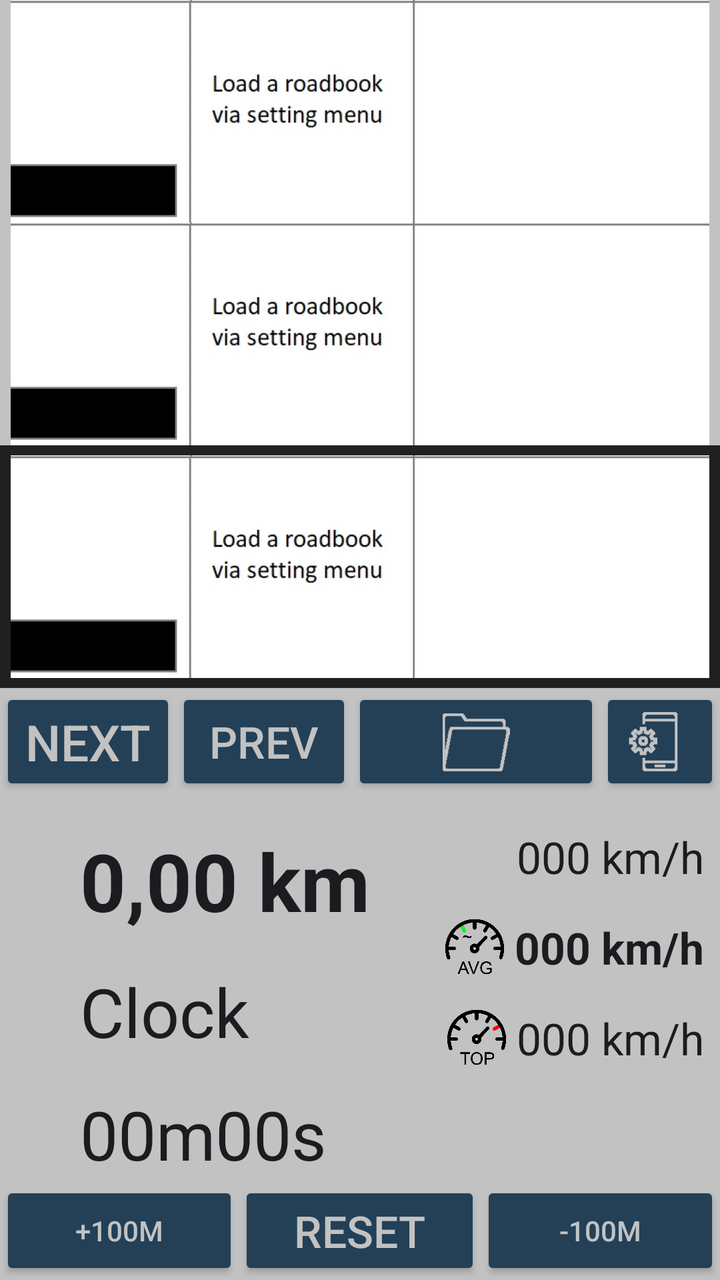
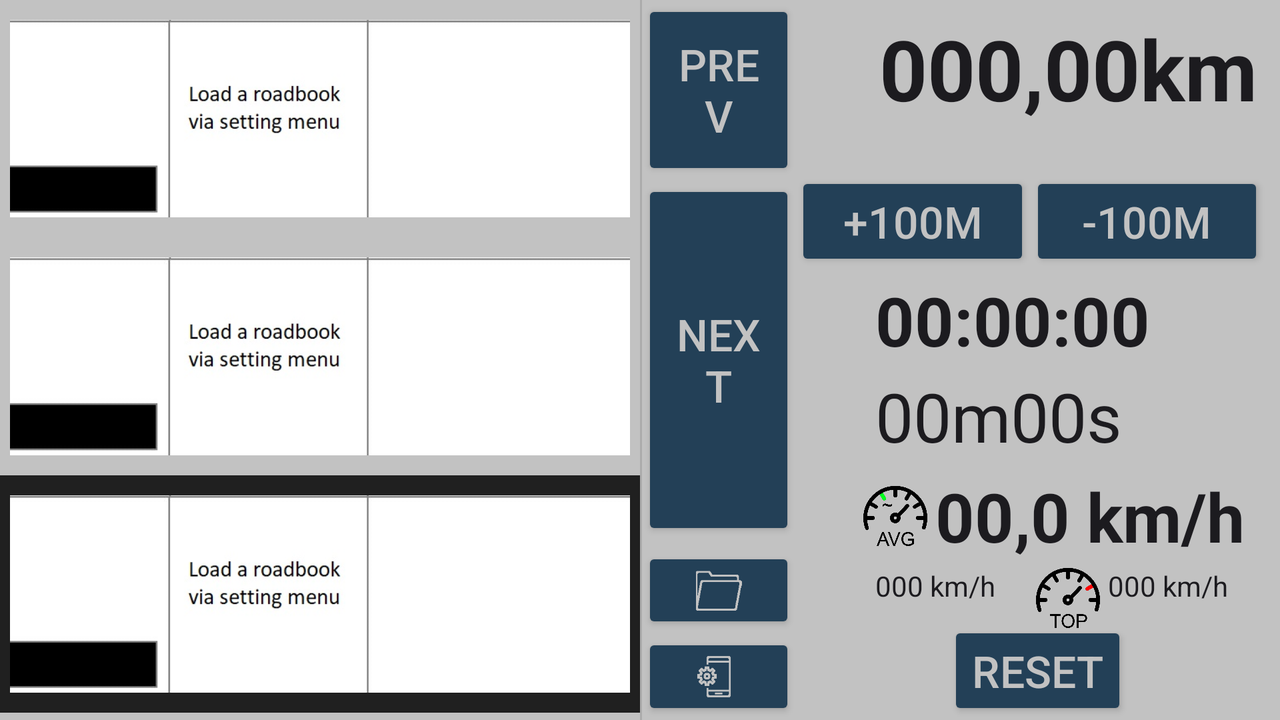

Compare how this app lays out the same screen by default and in its alternative resource folder. The renders come first, then the two layout files and the values they reference.
<!-- AndroidManifest.xml: application theme Theme.Rallye_Dashboard_kt -->
<!-- res/layout/activity_main.xml -->
<?xml version="1.0" encoding="utf-8"?>
<layout xmlns:android="http://schemas.android.com/apk/res/android"
    xmlns:app="http://schemas.android.com/apk/res-auto"
    xmlns:tools="http://schemas.android.com/tools">

<androidx.constraintlayout.widget.ConstraintLayout
    android:layout_width="match_parent"
    android:layout_height="match_parent"
    android:background="#c2c2c2"
    tools:context=".MainActivity">
    <ImageView
        android:id="@+id/imageCaseA"
        android:layout_width="0dp"
        android:layout_height="wrap_content"
        android:contentDescription="@string/img_caseA"
        android:paddingHorizontal="5dp"
        android:scaleType="fitCenter"
        android:adjustViewBounds="true"
        android:src="@drawable/case_empty"
        app:layout_constraintEnd_toEndOf="parent"
        app:layout_constraintStart_toStartOf="parent"
        app:layout_constraintTop_toTopOf="parent" />

    <ImageView
        android:id="@+id/imageCaseB"
        android:layout_width="0dp"
        android:layout_height="wrap_content"
        android:contentDescription="@string/img_caseB"
        android:paddingHorizontal="5dp"
        android:scaleType="fitCenter"
        android:adjustViewBounds="true"
        android:src="@drawable/case_empty"
        app:layout_constraintEnd_toEndOf="parent"
        app:layout_constraintStart_toStartOf="parent"
        app:layout_constraintTop_toBottomOf="@+id/imageCaseA" />


    <ImageView
        android:id="@+id/imageCaseC"
        android:layout_width="0dp"
        android:layout_height="wrap_content"
        android:background="#202020"
        android:contentDescription="@string/img_caseC"
        android:paddingHorizontal="5dp"
        android:paddingVertical="5dp"
        android:scaleType="fitCenter"
        android:adjustViewBounds="true"
        android:src="@drawable/case_empty"
        app:layout_constraintEnd_toEndOf="parent"
        app:layout_constraintStart_toStartOf="parent"
        app:layout_constraintTop_toBottomOf="@+id/imageCaseB" />

    <LinearLayout
        android:id="@+id/buttonsBar"
        android:layout_width="match_parent"
        android:layout_height="wrap_content"
        android:orientation="horizontal"
        app:layout_constraintStart_toStartOf="parent"
        app:layout_constraintEnd_toEndOf="parent"
        app:layout_constraintTop_toBottomOf="@+id/imageCaseC">

        <Button
            android:id="@+id/btPageDown"
            style="@style/Custom_button.XL"
            android:layout_width="wrap_content"
            android:layout_height="wrap_content"

            android:layout_gravity="center_horizontal"
            android:singleLine="true"
            android:text="@string/button_next" />

        <Button
            android:id="@+id/btPageUp"
            style="@style/Custom_button.L"
            android:layout_width="wrap_content"
            android:layout_height="match_parent"

            android:layout_gravity="center_horizontal"
            android:singleLine="true"
            android:text="@string/button_prev" />

        <ImageButton
            android:id="@+id/btSelectRoadbook"
            style="@style/Custom_button"
            android:scaleType="fitCenter"
            android:layout_width="wrap_content"
            android:layout_height="match_parent"
            android:layout_weight="0"
            android:keepScreenOn="true"
            android:text="@string/button_open_roadbook_ld"
            android:src="@drawable/opened_folder"
            app:tint="@color/background" />

        <ImageButton
            android:id="@+id/btOpenConfig"
            style="@style/Custom_button"
            android:scaleType="fitCenter"
            android:layout_width="wrap_content"
            android:layout_height="match_parent"
            android:layout_weight="0"
            android:keepScreenOn="true"
            android:text="@string/button_open_setup"
            android:src="@drawable/setup"
            app:tint="@color/background" />
    </LinearLayout>

    <ImageView
        android:id="@+id/imgOdometer"
        android:layout_width="0dp"
        android:layout_height="0dp"
        android:layout_marginStart="8dp"
        android:layout_marginEnd="4dp"
        android:scaleType="fitCenter"
        app:layout_constraintBottom_toBottomOf="@id/txtOdometer"
        app:layout_constraintEnd_toStartOf="@id/txtOdometer"
        app:layout_constraintStart_toStartOf="parent"
        app:layout_constraintTop_toTopOf="@id/txtOdometer"
        app:srcCompat="@drawable/counter" />

    <TextView
        android:id="@+id/txtOdometer"
        android:layout_width="wrap_content"
        android:layout_height="wrap_content"
        android:layout_marginStart="40dp"
        android:layout_marginTop="16dp"
        android:textStyle="bold"
        android:text="0,00 km"
        android:textAppearance="@style/TextAppearance.XXLarge"
        app:layout_constraintStart_toStartOf="parent"
        app:layout_constraintTop_toBottomOf="@+id/buttonsBar" />


    <ImageView
        android:id="@+id/imgClock"
        android:layout_width="0dp"
        android:layout_height="0dp"
        android:layout_marginStart="8dp"
        android:layout_marginEnd="4dp"
        android:scaleType="fitCenter"
        app:layout_constraintBottom_toBottomOf="@id/txtCurrentTime"
        app:layout_constraintEnd_toStartOf="@id/txtCurrentTime"
        app:layout_constraintStart_toStartOf="parent"
        app:layout_constraintTop_toTopOf="@id/txtCurrentTime"
        app:srcCompat="@drawable/clock" />

    <TextView
        android:id="@+id/txtCurrentTime"
        android:layout_width="wrap_content"
        android:layout_height="wrap_content"
        android:layout_marginStart="40dp"
        android:layout_marginTop="16dp"
        android:text="Clock"
        android:textAppearance="@style/TextAppearance.XLarge"
        app:layout_constraintStart_toStartOf="parent"
        app:layout_constraintTop_toBottomOf="@+id/txtOdometer" />

    <ImageView
        android:id="@+id/imgTimer"
        android:layout_width="0dp"
        android:layout_height="0dp"
        android:layout_marginStart="8dp"
        android:layout_marginEnd="4dp"
        android:scaleType="fitCenter"
        app:layout_constraintBottom_toBottomOf="@id/txtTimer"
        app:layout_constraintEnd_toStartOf="@id/txtTimer"
        app:layout_constraintStart_toStartOf="parent"
        app:layout_constraintTop_toTopOf="@id/txtTimer"
        app:srcCompat="@drawable/timer" />

    <TextView
        android:id="@+id/txtTimer"
        android:layout_width="wrap_content"
        android:layout_height="wrap_content"
        android:layout_marginStart="40dp"
        android:layout_marginTop="16dp"
        android:text="00m00s"
        android:textAppearance="@style/TextAppearance.XLarge"
        app:layout_constraintStart_toStartOf="parent"
        app:layout_constraintTop_toBottomOf="@+id/txtCurrentTime" />


    

    <ImageView
        android:id="@+id/imgSpeed"
        android:layout_width="32dp"
        android:layout_height="0dp"
        android:layout_marginEnd="4dp"
        android:scaleType="fitCenter"
        app:layout_constraintBottom_toBottomOf="@id/txtSpeedOMeter"
        app:layout_constraintEnd_toStartOf="@id/txtSpeedOMeter"
        app:layout_constraintTop_toTopOf="@id/txtSpeedOMeter"
        app:srcCompat="@drawable/speedometer" />

    <TextView
        android:id="@+id/txtSpeedOMeter"
        android:layout_width="wrap_content"
        android:layout_height="wrap_content"
        android:layout_marginTop="16dp"
        android:layout_marginEnd="8dp"
        android:text="000 km/h"
        android:textAppearance="@style/TextAppearance.AppCompat.Large"
        app:layout_constraintEnd_toEndOf="parent"
        app:layout_constraintTop_toBottomOf="@+id/buttonsBar" />

    <ImageView
        android:id="@+id/imgAVGSpeed"
        android:layout_width="32dp"
        android:layout_height="0dp"
        android:layout_marginEnd="4dp"
        android:scaleType="fitCenter"
        app:layout_constraintBottom_toBottomOf="@id/txtAVGSpeed"
        app:layout_constraintEnd_toStartOf="@id/txtAVGSpeed"
        app:layout_constraintTop_toTopOf="@id/txtAVGSpeed"
        app:srcCompat="@drawable/speedometer_avg" />

    <TextView
        android:id="@+id/txtAVGSpeed"
        android:layout_width="wrap_content"
        android:layout_height="wrap_content"
        android:layout_marginTop="16dp"
        android:layout_marginEnd="8dp"
        android:text="000 km/h"
        android:textStyle="bold"
        android:textAppearance="@style/TextAppearance.AppCompat.Large"
        app:layout_constraintEnd_toEndOf="parent"
        app:layout_constraintTop_toBottomOf="@+id/txtSpeedOMeter" />

    <ImageView
        android:id="@+id/imgTOPSpeed"
        android:layout_width="32dp"
        android:layout_height="0dp"
        android:layout_marginEnd="4dp"
        android:scaleType="fitCenter"
        app:layout_constraintBottom_toBottomOf="@id/txtTOPSpeed"
        app:layout_constraintEnd_toStartOf="@id/txtTOPSpeed"
        app:layout_constraintTop_toTopOf="@id/txtTOPSpeed"
        app:srcCompat="@drawable/speedometer_top" />

    <TextView
        android:id="@+id/txtTOPSpeed"
        android:layout_width="wrap_content"
        android:layout_height="wrap_content"
        android:layout_marginTop="16dp"
        android:layout_marginEnd="8dp"
        android:text="000 km/h"
        android:textAppearance="@style/TextAppearance.AppCompat.Large"
        app:layout_constraintEnd_toEndOf="parent"
        app:layout_constraintTop_toBottomOf="@+id/txtAVGSpeed" />

    <LinearLayout
        android:id="@+id/buttonsBar2"
        android:layout_width="match_parent"
        android:layout_height="wrap_content"
        android:orientation="horizontal"
        app:layout_constraintStart_toStartOf="parent"
        app:layout_constraintEnd_toEndOf="parent"
        app:layout_constraintBottom_toBottomOf="parent">

        <Button
            android:id="@+id/btIncreaseDist"
            style="@style/Custom_button"
            android:layout_width="wrap_content"
            android:layout_height="match_parent"
            android:layout_weight="1"
            android:text="@string/button_increase_dist" />

        <Button
            android:id="@+id/btRAZ"
            style="@style/Custom_button.L"
            android:layout_width="wrap_content"
            android:layout_height="wrap_content"
            android:layout_weight="1"
            android:text="@string/button_raz" />

        <Button
            android:id="@+id/btDecreaseDist"
            style="@style/Custom_button"
            android:layout_width="wrap_content"
            android:layout_height="match_parent"
            android:layout_weight="1"
            android:keepScreenOn="true"
            android:text="@string/button_decrease_dist" />
    </LinearLayout>

</androidx.constraintlayout.widget.ConstraintLayout>

</layout>
<!-- resources referenced by this layout -->
<resources>
  <color name="background">#c2c2c2</color>
  <!-- drawable case_empty: jpg bitmap (drawable, 15719 bytes) -->
  <!-- drawable opened_folder: png bitmap (drawable, 1141 bytes) -->
  <!-- drawable setup: png bitmap (drawable, 1224 bytes) -->
  <!-- drawable speedometer_avg: png bitmap (drawable, 27672 bytes) -->
  <!-- drawable speedometer_top: png bitmap (drawable, 24260 bytes) -->
  <string name="button_decrease_dist">-100M</string>
  <string name="button_increase_dist">+100M</string>
  <string name="button_next">Next</string>
  <string name="button_open_roadbook_ld">Open RB</string>
  <string name="button_open_setup">Open Configuration</string>
  <string name="button_prev">Prev</string>
  <string name="button_raz">RESET</string>
  <string name="img_caseA">Top case</string>
  <string name="img_caseB">Middle case</string>
  <string name="img_caseC">Bottom case</string>
  <style name="Custom_button" parent="@style/Widget.AppCompat.Button">
          <item name="android:textColor">@color/button_text</item>
          <item name="backgroundColor">@color/dark_blue</item>
          <item name="backgroundTint">@color/dark_blue</item>
          <item name="singleLine">true</item>
      </style>
  <style name="Custom_button.L" parent="Custom_button">
          <item name="android:textSize">22sp</item>
      </style>
  <style name="Custom_button.XL" parent="Custom_button">
          <item name="android:textSize">25sp</item>
      </style>
  <style name="TextAppearance.XLarge" parent="TextAppearance.AppCompat.Large">
          <item name="android:textSize">34sp</item>
      </style>
  <style name="TextAppearance.XXLarge" parent="TextAppearance.AppCompat.Large">
          <item name="android:textSize">40sp</item>
      </style>
  <style name="Theme.Rallye_Dashboard_kt" parent="Base.Theme.Rallye_Dashboard_kt" />
  <color name="button_text">#c2c2c2</color>
  <color name="dark_blue">#234057</color>
  <style name="Base.Theme.Rallye_Dashboard_kt" parent="Theme.Material3.DayNight.NoActionBar">
          
          <item name="colorPrimary">@color/dark_blue</item>
          <item name="colorPrimaryVariant">@color/light_blue</item>
      </style>
  <color name="light_blue">#3A5466</color>
</resources>
<!-- res/layout-land/activity_main.xml (the author's variant of the layout above) -->
<!-- drawn on the phone turned sideways -->
<?xml version="1.0" encoding="utf-8"?>
<layout xmlns:android="http://schemas.android.com/apk/res/android"
    xmlns:app="http://schemas.android.com/apk/res-auto"
    xmlns:tools="http://schemas.android.com/tools">

    <androidx.constraintlayout.widget.ConstraintLayout
        android:id="@+id/MainLayout"
        android:layout_width="match_parent"
        android:layout_height="match_parent"
        android:background="@color/background"
        tools:context=".MainActivity">

        <androidx.constraintlayout.widget.ConstraintLayout
            android:id="@+id/caseLayout"
            android:layout_width="0dp"
            android:layout_height="match_parent"
            android:orientation="vertical"
            app:layout_constraintBottom_toBottomOf="parent"
            app:layout_constraintStart_toStartOf="parent"
            app:layout_constraintTop_toTopOf="parent"
            app:layout_constraintWidth_default="percent"
            app:layout_constraintWidth_percent="0.5">

            <ImageView
                android:id="@+id/imageCaseA"
                android:layout_width="match_parent"
                android:layout_height="0dp"
                android:adjustViewBounds="true"
                android:background="@color/background"

                android:contentDescription="@string/img_caseA"
                android:paddingHorizontal="5dp"
                android:paddingVertical="5dp"
                android:scaleType="fitCenter"
                android:src="@drawable/case_empty"

                app:layout_constrainedHeight="true"
                app:layout_constraintHeight_default="percent"
                app:layout_constraintHeight_percent="0.33"
                app:layout_constraintTop_toTopOf="parent" />

            <ImageView
                android:id="@+id/imageCaseB"
                android:layout_width="match_parent"
                android:layout_height="match_parent"
                android:adjustViewBounds="true"

                android:background="@color/background"
                android:contentDescription="@string/img_caseB"
                android:paddingHorizontal="5dp"
                android:paddingVertical="5dp"
                android:scaleType="fitCenter"
                android:src="@drawable/case_empty"

                app:layout_constrainedHeight="true"
                app:layout_constraintHeight_default="percent"
                app:layout_constraintHeight_percent="0.33"
                app:layout_constraintTop_toBottomOf="@id/imageCaseA" />

            <ImageView
                android:id="@+id/imageCaseC"
                android:layout_width="match_parent"
                android:layout_height="match_parent"
                android:adjustViewBounds="true"

                android:background="@color/main_case"

                android:contentDescription="@string/img_caseC"
                android:paddingHorizontal="5dp"
                android:paddingVertical="5dp"
                android:scaleType="fitCenter"
                android:src="@drawable/case_empty"

                app:layout_constrainedHeight="true"
                app:layout_constraintHeight_default="percent"
                app:layout_constraintHeight_percent="0.33"
                app:layout_constraintTop_toBottomOf="@id/imageCaseB" />

        </androidx.constraintlayout.widget.ConstraintLayout>

        <View
            android:id="@+id/divider"
            android:layout_width="1dp"
            android:layout_height="match_parent"
            android:background="?android:attr/listDivider"
            app:layout_constraintBottom_toBottomOf="parent"
            app:layout_constraintStart_toEndOf="@+id/caseLayout"
            app:layout_constraintTop_toTopOf="parent" />

        <androidx.constraintlayout.widget.ConstraintLayout
            android:id="@+id/buttonLayout"
            android:layout_width="0dp"
            android:layout_height="match_parent"
            app:layout_constraintBottom_toBottomOf="parent"
            app:layout_constraintStart_toEndOf="@id/divider"
            app:layout_constraintTop_toTopOf="parent"
            app:layout_constraintWidth_default="percent"
            app:layout_constraintWidth_percent="0.12">

            <Button
                android:id="@+id/btPageUp"
                style="@style/Custom_button.L"
                android:layout_width="match_parent"
                android:layout_height="0dp"
                android:text="@string/button_prev_ld"
                app:layout_constraintHeight_default="percent"
                app:layout_constraintHeight_percent="0.25"
                app:layout_constraintStart_toStartOf="parent"
                app:layout_constraintTop_toTopOf="parent" />

            <Button
                android:id="@+id/btPageDown"
                style="@style/Custom_button.L"
                android:layout_width="match_parent"
                android:layout_height="0dp"
                android:text="@string/button_next_ld"
                app:layout_constraintHeight_default="percent"
                app:layout_constraintHeight_percent="0.5"
                app:layout_constraintStart_toStartOf="parent"
                app:layout_constraintTop_toBottomOf="@id/btPageUp" />


            <ImageButton
                android:id="@+id/btSelectRoadbook"
                style="@style/Custom_button"
                android:layout_width="match_parent"
                android:layout_height="0dp"
                android:keepScreenOn="true"
                android:scaleType="fitCenter"
                android:src="@drawable/opened_folder"
                android:text="@string/button_open_roadbook_ld"
                app:layout_constraintBottom_toTopOf="@id/btOpenConfig"
                app:layout_constraintHeight_default="percent"
                app:layout_constraintHeight_percent="0.12"
                app:layout_constraintStart_toStartOf="parent"
                app:layout_constraintEnd_toEndOf="parent"
                app:tint="@color/background" />

            <ImageButton
                android:id="@+id/btOpenConfig"
                style="@style/Custom_button"
                android:layout_width="match_parent"
                android:layout_height="0dp"
                android:keepScreenOn="true"
                android:scaleType="fitCenter"
                android:src="@drawable/setup"
                android:text="@string/button_open_setup_ld"
                app:layout_constraintBottom_toBottomOf="parent"
                app:layout_constraintHeight_default="percent"
                app:layout_constraintHeight_percent="0.12"
                app:layout_constraintStart_toStartOf="parent"
                app:layout_constraintEnd_toEndOf="parent"
                app:tint="@color/background" />

        </androidx.constraintlayout.widget.ConstraintLayout>

        <ImageView
            android:id="@+id/imgOdometer"
            android:layout_width="40dp"
            android:layout_height="0dp"
            android:layout_marginStart="8dp"
            android:layout_marginEnd="8dp"
            android:scaleType="fitCenter"
            app:layout_constraintBottom_toBottomOf="@id/txtOdometer"
            app:layout_constraintStart_toEndOf="@id/buttonLayout"
            app:layout_constraintEnd_toStartOf="@id/txtOdometer"
            app:layout_constraintTop_toTopOf="@id/txtOdometer"
            app:srcCompat="@drawable/counter" />

        <TextView
            android:id="@+id/txtOdometer"
            android:layout_width="0dp"
            android:layout_height="@dimen/odometer_height"
            android:layout_marginStart="42dp"
            android:layout_marginTop="6dp"
            android:layout_marginEnd="8dp"
            android:textStyle="bold"
            android:autoSizeTextType="uniform"
            android:autoSizeMinTextSize="12sp"
            android:autoSizeMaxTextSize="100sp"
            android:autoSizeStepGranularity="2sp"
            android:textAppearance="@style/TextNoSize"
            android:text="000,00km"
            app:layout_constraintStart_toEndOf="@id/buttonLayout"
            app:layout_constraintEnd_toEndOf="parent"
            app:layout_constraintTop_toTopOf="parent" />

        <Button
            android:id="@+id/btIncreaseDist"
            style="@style/Custom_button.L"
            android:layout_width="0dp"
            android:layout_height="wrap_content"
            android:text="@string/button_increase_dist"
            app:layout_constraintStart_toEndOf="@id/buttonLayout"
            app:layout_constraintEnd_toStartOf="@id/btDecreaseDist"
            app:layout_constraintTop_toBottomOf="@id/txtOdometer"/>

        <Button
            android:id="@+id/btDecreaseDist"
            style="@style/Custom_button.L"
            android:layout_width="0dp"
            android:layout_height="wrap_content"
            android:keepScreenOn="true"
            android:text="@string/button_decrease_dist"
            app:layout_constraintStart_toEndOf="@id/btIncreaseDist"
            app:layout_constraintEnd_toEndOf="parent"
            app:layout_constraintTop_toBottomOf="@id/txtOdometer"
            android:layout_marginEnd="8dp"/>

        <ImageView
            android:id="@+id/imgClock"
            android:layout_width="0dp"
            android:layout_height="0dp"
            android:layout_marginStart="8dp"
            android:layout_marginEnd="4dp"
            android:scaleType="fitCenter"
            app:layout_constraintBottom_toBottomOf="@id/txtCurrentTime"
            app:layout_constraintEnd_toStartOf="@id/txtCurrentTime"
            app:layout_constraintStart_toEndOf="@id/buttonLayout"
            app:layout_constraintTop_toTopOf="@id/txtCurrentTime"
            app:srcCompat="@drawable/clock" />

        <TextView
            android:id="@+id/txtCurrentTime"
            android:layout_width="0dp"
            android:layout_height="@dimen/time_height"
            android:layout_marginStart="40dp"
            android:layout_marginTop="@dimen/time_margin_top"
            android:text="00:00:00"
            android:textStyle="bold"
            android:autoSizeTextType="uniform"
            android:autoSizeMinTextSize="12sp"
            android:autoSizeMaxTextSize="100sp"
            android:autoSizeStepGranularity="2sp"
            android:textAppearance="@style/TextNoSize"
            app:layout_constraintStart_toEndOf="@id/buttonLayout"
            app:layout_constraintEnd_toEndOf="parent"
            app:layout_constraintTop_toBottomOf="@id/btIncreaseDist" />

        <ImageView
            android:id="@+id/imgTimer"
            android:layout_width="0dp"
            android:layout_height="0dp"
            android:layout_marginStart="8dp"
            android:layout_marginEnd="4dp"
            android:scaleType="fitCenter"
            app:layout_constraintBottom_toBottomOf="@id/txtTimer"
            app:layout_constraintEnd_toStartOf="@id/txtTimer"
            app:layout_constraintStart_toEndOf="@id/buttonLayout"
            app:layout_constraintTop_toTopOf="@id/txtTimer"
            app:srcCompat="@drawable/timer" />

        <TextView
            android:id="@+id/txtTimer"
            android:layout_width="0dp"
            android:layout_height="@dimen/time_height"
            android:layout_marginStart="40dp"
            android:layout_marginTop="2dp"
            android:text="00m00s"
            android:autoSizeTextType="uniform"
            android:autoSizeMinTextSize="12sp"
            android:autoSizeMaxTextSize="100sp"
            android:autoSizeStepGranularity="2sp"
            android:textAppearance="@style/TextNoSize"
            app:layout_constraintStart_toEndOf="@id/buttonLayout"
            app:layout_constraintEnd_toEndOf="parent"
            app:layout_constraintTop_toBottomOf="@+id/txtCurrentTime" />

        <ImageView
            android:id="@+id/imgAVGSpeed"
            android:layout_width="32dp"
            android:layout_height="0dp"
            android:layout_marginEnd="4dp"
            android:scaleType="fitCenter"
            app:layout_constraintBottom_toBottomOf="@id/txtAVGSpeed"
            app:layout_constraintEnd_toStartOf="@id/txtAVGSpeed"
            app:layout_constraintTop_toTopOf="@id/txtAVGSpeed"
            app:srcCompat="@drawable/speedometer_avg" />

        <TextView
            android:id="@+id/txtAVGSpeed"
            android:layout_width="0dp"
            android:layout_height="@dimen/time_height"
            android:layout_marginStart="70dp"
            android:layout_marginTop="@dimen/avg_speed_margin_top"
            android:textStyle="bold"
            android:text="00,0 km/h"
            android:autoSizeTextType="uniform"
            android:autoSizeMinTextSize="12sp"
            android:autoSizeMaxTextSize="100sp"
            android:autoSizeStepGranularity="2sp"
            android:textAppearance="@style/TextNoSize"
            app:layout_constraintStart_toEndOf="@id/buttonLayout"
            app:layout_constraintTop_toBottomOf="@+id/txtTimer"
            app:layout_constraintEnd_toEndOf="parent"/>

        <ImageView
            android:id="@+id/imgSpeed"
            android:layout_width="32dp"
            android:layout_height="0dp"
            android:layout_marginEnd="4dp"
            android:scaleType="fitCenter"
            app:layout_constraintBottom_toBottomOf="@id/txtSpeedOMeter"
            app:layout_constraintEnd_toStartOf="@id/txtSpeedOMeter"
            app:layout_constraintTop_toTopOf="@id/txtSpeedOMeter"
            app:srcCompat="@drawable/speedometer" />

        <TextView
            android:id="@+id/txtSpeedOMeter"
            android:layout_width="0dp"
            android:layout_height="@dimen/speed_height"
            android:layout_marginStart="40dp"
            android:layout_marginTop="@dimen/speed_margin_top_land"
            android:layout_marginEnd="20dp"
            android:text="000 km/h"
            android:autoSizeTextType="uniform"
            android:autoSizeMinTextSize="12sp"
            android:autoSizeMaxTextSize="100sp"
            android:autoSizeStepGranularity="2sp"
            android:textAppearance="@style/TextNoSize"
            app:layout_constraintStart_toEndOf="@id/buttonLayout"
            app:layout_constraintTop_toBottomOf="@+id/txtAVGSpeed"
            app:layout_constraintEnd_toStartOf="@id/txtTOPSpeed"/>

        <ImageView
            android:id="@+id/imgTOPSpeed"
            android:layout_width="32dp"
            android:layout_height="0dp"
            android:layout_marginEnd="4dp"
            android:scaleType="fitCenter"
            app:layout_constraintBottom_toBottomOf="@id/txtTOPSpeed"
            app:layout_constraintEnd_toStartOf="@id/txtTOPSpeed"
            app:layout_constraintTop_toTopOf="@id/txtTOPSpeed"
            app:srcCompat="@drawable/speedometer_top" />

        <TextView
            android:id="@+id/txtTOPSpeed"
            android:layout_width="0dp"
            android:layout_height="@dimen/speed_height"
            android:layout_marginStart="30dp"
            android:layout_marginEnd="20dp"
            android:layout_marginTop="@dimen/speed_margin_top_land"
            android:text="000 km/h"
            android:autoSizeTextType="uniform"
            android:autoSizeMinTextSize="12sp"
            android:autoSizeMaxTextSize="100sp"
            android:autoSizeStepGranularity="2sp"
            android:textAppearance="@style/TextNoSize"
            app:layout_constraintTop_toBottomOf="@+id/txtAVGSpeed"
            app:layout_constraintStart_toEndOf="@id/txtSpeedOMeter"
            app:layout_constraintEnd_toEndOf="parent"/>

        <Button
            android:id="@+id/btRAZ"
            style="@style/Custom_button.L"
            android:layout_width="wrap_content"
            android:layout_height="wrap_content"
            android:text="@string/button_raz"
            app:layout_constraintBottom_toBottomOf="parent"
            app:layout_constraintEnd_toEndOf="parent"
            app:layout_constraintStart_toEndOf="@id/buttonLayout"
            />

    </androidx.constraintlayout.widget.ConstraintLayout>

</layout>
<!-- resources referenced by the variant -->
<!-- as the phone turned sideways resolves them -->
<resources>
  <color name="background">#c2c2c2</color>
  <color name="main_case">#202020</color>
  <dimen name="avg_speed_margin_top">4dp</dimen>
  <dimen name="odometer_height">80dp</dimen>
  <dimen name="speed_height">32dp</dimen>
  <dimen name="speed_margin_top_land">2dp</dimen>
  <dimen name="time_height">46dp</dimen>
  <dimen name="time_margin_top">2dp</dimen>
  <!-- drawable case_empty: jpg bitmap (drawable, 15719 bytes) -->
  <!-- drawable opened_folder: png bitmap (drawable, 1141 bytes) -->
  <!-- drawable setup: png bitmap (drawable, 1224 bytes) -->
  <!-- drawable speedometer_avg: png bitmap (drawable, 27672 bytes) -->
  <!-- drawable speedometer_top: png bitmap (drawable, 24260 bytes) -->
  <string name="button_decrease_dist">-100M</string>
  <string name="button_increase_dist">+100M</string>
  <string name="button_next_ld">Next</string>
  <string name="button_open_roadbook_ld">Open RB</string>
  <string name="button_open_setup_ld">Setup</string>
  <string name="button_prev_ld">Prev</string>
  <string name="button_raz">RESET</string>
  <string name="img_caseA">Top case</string>
  <string name="img_caseB">Middle case</string>
  <string name="img_caseC">Bottom case</string>
  <style name="Custom_button" parent="@style/Widget.AppCompat.Button">
          <item name="android:textColor">@color/button_text</item>
          <item name="backgroundColor">@color/dark_blue</item>
          <item name="backgroundTint">@color/dark_blue</item>
          <item name="singleLine">true</item>
      </style>
  <style name="Custom_button.L" parent="Custom_button">
          <item name="android:textSize">22sp</item>
      </style>
  <style name="TextNoSize">
          <item name="android:textColor">@color/text</item>
      </style>
  <style name="Theme.Rallye_Dashboard_kt" parent="Base.Theme.Rallye_Dashboard_kt" />
  <color name="button_text">#c2c2c2</color>
  <color name="dark_blue">#234057</color>
  <color name="text">#1C1B1F</color>
  <style name="Base.Theme.Rallye_Dashboard_kt" parent="Theme.Material3.DayNight.NoActionBar">
          
          <item name="colorPrimary">@color/dark_blue</item>
          <item name="colorPrimaryVariant">@color/light_blue</item>
      </style>
  <color name="light_blue">#3A5466</color>
</resources>
